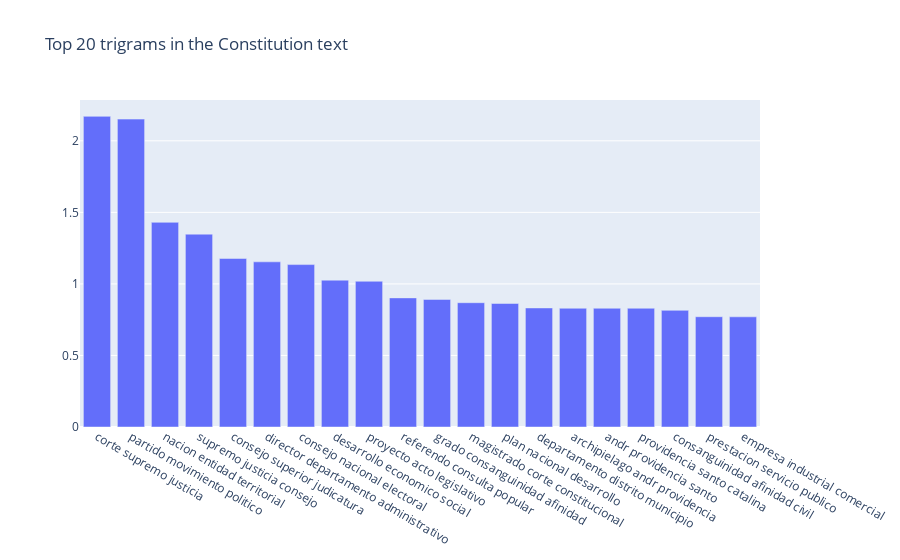

This figure's notebook cell:
### Markdown cell above
#### Trigrams

### Code cell
def get_top_n_trigram(corpus, n=None):
    tfidf = TfidfVectorizer(ngram_range=(3, 3),max_df=0.8 ,min_df=0.2).fit(corpus)
    bag_of_words = tfidf.transform(corpus)
    sum_words = bag_of_words.sum(axis=0) 
    words_freq = [(word, sum_words[0, idx]) for word, idx in tfidf.vocabulary_.items()]
    words_freq =sorted(words_freq, key = lambda x: x[1], reverse=True)
    return words_freq[:n]
common_words = get_top_n_trigram(df_grouped['lemmatized'], 20)
df4 = pd.DataFrame(common_words, columns = ['trigram' , 'count'])

fig = go.Figure([go.Bar(x=df4['trigram'], y=df4['count'])])
fig.update_layout(title=go.layout.Title(text="Top 20 trigrams in the Constitution text"))
fig.show('iframe_connected')

### Figure 1 — Plotly figure (JSON) as saved in the notebook; plotly's stock layout.template omitted (floating-point values rounded to 4 significant figures)
{"data": [{"type": "bar", "x": ["corte supremo justicia", "partido movimiento politico", "nacion entidad territorial", "supremo justicia consejo", "consejo superior judicatura", "director departamento administrativo", "consejo nacional electoral", "desarrollo economico social", "proyecto acto legislativo", "referendo consulta popular", "grado consanguinidad afinidad", "magistrado corte constitucional", "plan nacional desarrollo", "departamento distrito municipio", "archipielago andr providencia", "andr providencia santo", "providencia santo catalina", "consanguinidad afinidad civil", "prestacion servicio publico", "empresa industrial comercial"], "y": [2.171, 2.152, 1.43, 1.348, 1.178, 1.154, 1.135, 1.026, 1.018, 0.9024, 0.8914, 0.8686, 0.8631, 0.8321, 0.8298, 0.8298, 0.8298, 0.8153, 0.7706, 0.77]}], "layout": {"title": {"text": "Top 20 trigrams in the Constitution text"}}}
